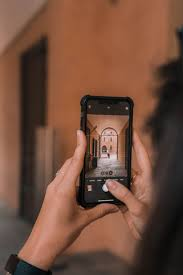
#> input picture img/images.jpg, 183 x 275 px
$ python script.py
#> lines starting #> are read from the running program, lines starting #| are printed output that depends on the picture
import os
from PIL import Image

# Constants
INPUT_IMG_DIR = 'img'
OUTPUT_IMG_DIR = 'output'
MAIN_IMAGE_NAME = 'images.jpg'
OPACITY_PERCENTAGE = 90
SCALE_PERCENTAGE = 75

def process_images():

    # Check if input and output directories exist, create output directory if not
    if not os.path.exists(INPUT_IMG_DIR):
        print(f"Input directory '{INPUT_IMG_DIR}' does not exist.")
        return
    if not os.path.exists(OUTPUT_IMG_DIR):
        os.makedirs(OUTPUT_IMG_DIR)
        print(f"Output directory '{OUTPUT_IMG_DIR}' created.")

    # Get all images in the input directory
    all_images = [f for f in os.listdir(INPUT_IMG_DIR) if f.lower().endswith(('.png', '.jpg', '.jpeg'))]

    if not all_images:
        print("No images found in the input directory.")
        return

    if MAIN_IMAGE_NAME not in all_images:
        print(f"Main image '{MAIN_IMAGE_NAME}' not found in input directory.")
        return

    main_image_path = os.path.join(INPUT_IMG_DIR, MAIN_IMAGE_NAME)
    main_image = Image.open(main_image_path).convert("RGBA")

    # Set the opacity for the main image
    if OPACITY_PERCENTAGE < 0 or OPACITY_PERCENTAGE > 100:
        print("Opacity percentage must be between 0 and 100.")
        return

    opacity = int(255 * (OPACITY_PERCENTAGE / 100))
    main_image.putalpha(opacity)
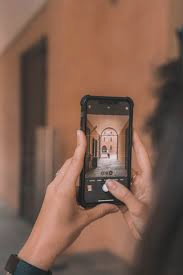
#> main_image: PIL image 183x275 RGBA; mean R, G, B, A 113.3, 76.9, 59.6, 229; transparent parts drawn white

    # Get background images
    background_images = [f for f in all_images if f != MAIN_IMAGE_NAME]

    if not background_images:
        print("No background images found for processing.")
        return

    # Process each background image
    for i, bg_image_name in enumerate(background_images):
        bg_image_path = os.path.join(INPUT_IMG_DIR, bg_image_name)
        bg_image = Image.open(bg_image_path).convert("RGBA")
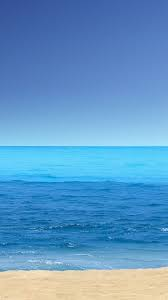
#> input picture img/images1.jpg, 168 x 300 px

        # Resize the main image
        if SCALE_PERCENTAGE < 0 or SCALE_PERCENTAGE > 100:
            print("Scale percentage must be between 0 and 100.")
            return

        new_width = int(bg_image.width * (SCALE_PERCENTAGE / 100))
#> new_width = 126
        new_height = int(bg_image.height * (SCALE_PERCENTAGE / 100))
#> new_height = 225
        main_image_resized = main_image.resize((new_width, new_height), Image.Resampling.LANCZOS)
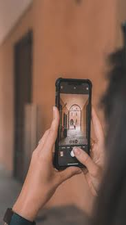
#> main_image_resized: PIL image 126x225 RGBA; mean R, G, B, A 112.8, 76.4, 59.1, 229; transparent parts drawn white

        # Paste the resized main image to bg_image
        paste_x = (bg_image.width - new_width) // 2
#> paste_x = 21
        paste_y = (bg_image.height - new_height) // 2
#> paste_y = 37

        bg_image.paste(main_image_resized, (paste_x, paste_y), main_image_resized)
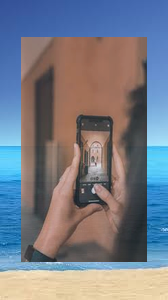
#> bg_image: PIL image 168x300 RGBA; mean R, G, B, A 112.2, 114.4, 124.6, 242.1; transparent parts drawn white

        # Save the processed image
        output_filename = f"output_{i+1}.png"
        output_path = os.path.join(OUTPUT_IMG_DIR, output_filename)
        bg_image.save(output_path, format='PNG')
        print(f"Processed image saved as '{output_filename}' in '{OUTPUT_IMG_DIR}'.")
#> pass 2 of the loop in process_images, `for i, bg_image_name in enumerate(background_images):`:
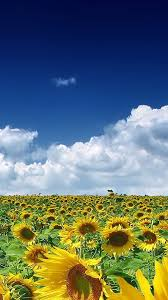
#> input picture img/images2.jpg, 168 x 300 px
#> in process_images, `bg_image.paste(main_image_resized, (paste_x, paste_y), main_image_resi..`:
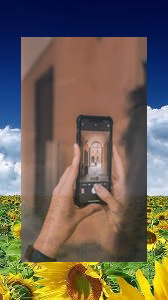
#> bg_image: PIL image 168x300 RGBA; mean R, G, B, A 103.2, 89.6, 75, 242.1; transparent parts drawn white

    print("Image processing completed successfully.")

if __name__ == "__main__":
    process_images()
